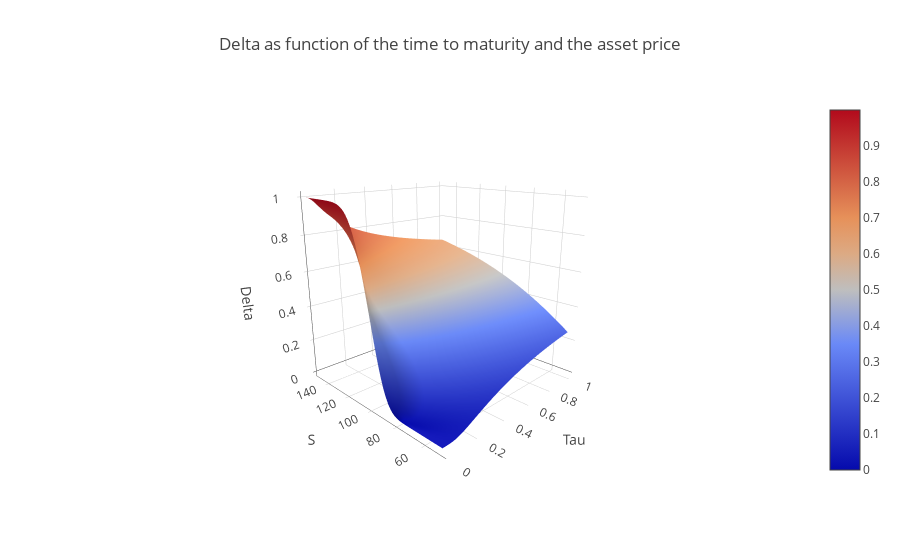

This figure's notebook cell:
### Code cell
layout = go.Layout(title='Delta as function of the time to maturity and the asset price', 
                   scene = dict(xaxis_title = 'Tau', yaxis_title = 'S', zaxis_title = 'Delta', 
                                camera_eye = dict(x=-1.6, y=-1.6, z=0.7)))

fig = go.Figure(data=[go.Surface(z=Delta, x=Tau_grid, y=S_grid)], layout=layout)

iplot(fig)

plot(fig, filename='Delta.html')

### Figure 1 — Plotly figure (JSON) as saved in the notebook; plotly's stock layout.template omitted (floating-point values rounded to 4 significant figures; data arrays with more than 128 entries replaced by an {"elided": "..."} marker saying what was removed)
{"data": [{"type": "surface", "uid": "02b8daa3-df4e-47c0-89c9-8093a99686da", "x": [0.01, 0.02678, 0.04356, 0.06034, 0.07712, 0.0939, 0.1107, 0.1275, 0.1442, 0.161, 0.1778, 0.1946, 0.2114, 0.2281, 0.2449, 0.2617, 0.2785, 0.2953, 0.312, 0.3288, 0.3456, 0.3624, 0.3792, 0.3959, 0.4127, 0.4295, 0.4463, 0.4631, 0.4798, 0.4966, 0.5134, 0.5302, 0.5469, 0.5637, 0.5805, 0.5973, 0.6141, 0.6308, 0.6476, 0.6644, 0.6812, 0.698, 0.7147, 0.7315, 0.7483, 0.7651, 0.7819, 0.7986, 0.8154, 0.8322, 0.849, 0.8658, 0.8825, 0.8993, 0.9161, 0.9329, 0.9497, 0.9664, 0.9832, 1], "y": [50, 51.69, 53.39, 55.08, 56.78, 58.47, 60.17, 61.86, 63.56, 65.25, 66.95, 68.64, 70.34, 72.03, 73.73, 75.42, 77.12, 78.81, 80.51, 82.2, 83.9, 85.59, 87.29, 88.98, 90.68, 92.37, 94.07, 95.76, 97.46, 99.15, 100.8, 102.5, 104.2, 105.9, 107.6, 109.3, 111.0, 112.7, 114.4, 116.1, 117.8, 119.5, 121.2, 122.9, 124.6, 126.3, 128.0, 129.7, 131.4, 133.1, 134.7, 136.4, 138.1, 139.8, 141.5, 143.2, 144.9, 146.6, 148.3, 150.0], "z": {"elided": "60x60 float values"}}], "layout": {"scene": {"camera": {"eye": {"x": -1.6, "y": -1.6, "z": 0.7}}, "xaxis": {"title": {"text": "Tau"}}, "yaxis": {"title": {"text": "S"}}, "zaxis": {"title": {"text": "Delta"}}}, "title": {"text": "Delta as function of the time to maturity and the asset price"}}}
